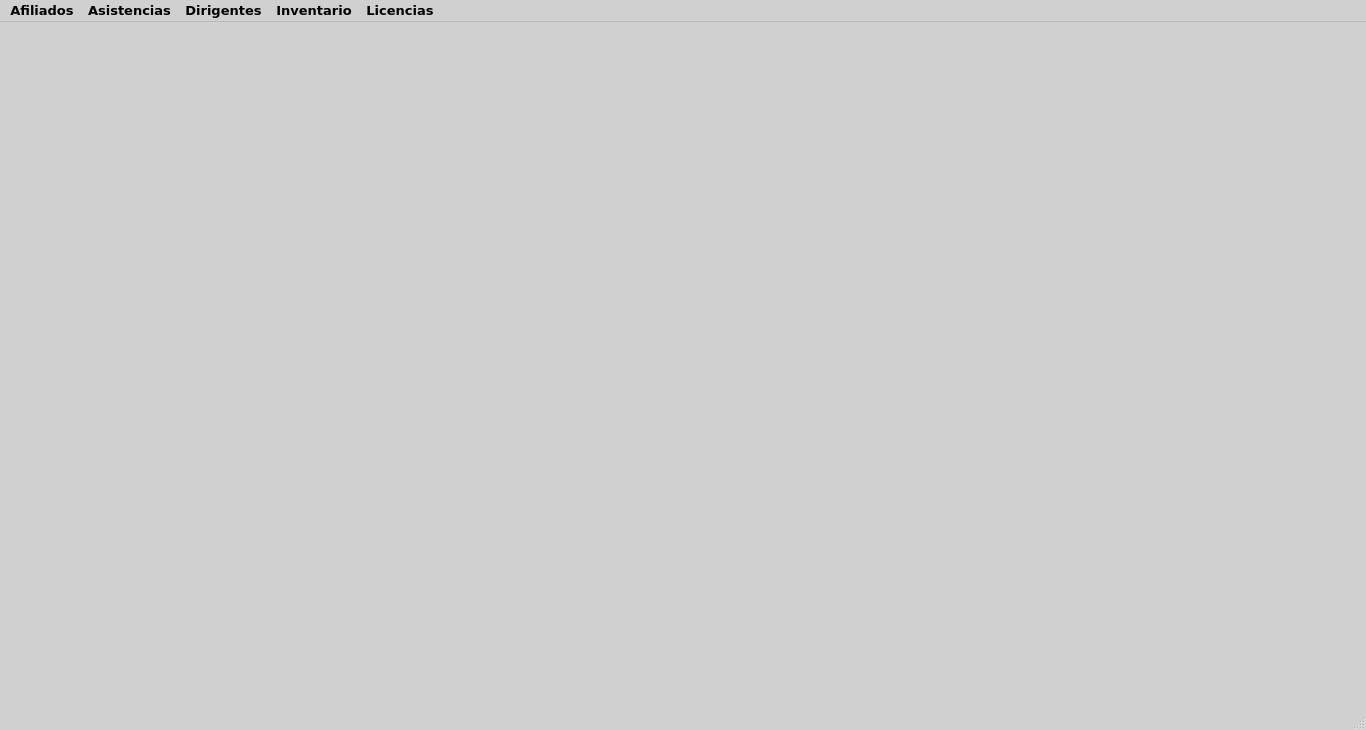
<?xml version="1.0" encoding="UTF-8"?>
<ui version="4.0">
 <class>MainWindow</class>
 <widget class="QMainWindow" name="MainWindow">
  <property name="geometry">
   <rect>
    <x>0</x>
    <y>0</y>
    <width>1366</width>
    <height>730</height>
   </rect>
  </property>
  <property name="palette">
   <palette>
    <active>
     <colorrole role="WindowText">
      <brush brushstyle="SolidPattern">
       <color alpha="255">
        <red>0</red>
        <green>0</green>
        <blue>0</blue>
       </color>
      </brush>
     </colorrole>
     <colorrole role="Button">
      <brush brushstyle="SolidPattern">
       <color alpha="255">
        <red>208</red>
        <green>208</green>
        <blue>208</blue>
       </color>
      </brush>
     </colorrole>
     <colorrole role="Light">
      <brush brushstyle="SolidPattern">
       <color alpha="255">
        <red>255</red>
        <green>255</green>
        <blue>255</blue>
       </color>
      </brush>
     </colorrole>
     <colorrole role="Midlight">
      <brush brushstyle="SolidPattern">
       <color alpha="255">
        <red>231</red>
        <green>231</green>
        <blue>231</blue>
       </color>
      </brush>
     </colorrole>
     <colorrole role="Dark">
      <brush brushstyle="SolidPattern">
       <color alpha="255">
        <red>104</red>
        <green>104</green>
        <blue>104</blue>
       </color>
      </brush>
     </colorrole>
     <colorrole role="Mid">
      <brush brushstyle="SolidPattern">
       <color alpha="255">
        <red>139</red>
        <green>139</green>
        <blue>139</blue>
       </color>
      </brush>
     </colorrole>
     <colorrole role="Text">
      <brush brushstyle="SolidPattern">
       <color alpha="255">
        <red>0</red>
        <green>0</green>
        <blue>0</blue>
       </color>
      </brush>
     </colorrole>
     <colorrole role="BrightText">
      <brush brushstyle="SolidPattern">
       <color alpha="255">
        <red>255</red>
        <green>255</green>
        <blue>255</blue>
       </color>
      </brush>
     </colorrole>
     <colorrole role="ButtonText">
      <brush brushstyle="SolidPattern">
       <color alpha="255">
        <red>0</red>
        <green>0</green>
        <blue>0</blue>
       </color>
      </brush>
     </colorrole>
     <colorrole role="Base">
      <brush brushstyle="SolidPattern">
       <color alpha="255">
        <red>255</red>
        <green>255</green>
        <blue>255</blue>
       </color>
      </brush>
     </colorrole>
     <colorrole role="Window">
      <brush brushstyle="SolidPattern">
       <color alpha="255">
        <red>208</red>
        <green>208</green>
        <blue>208</blue>
       </color>
      </brush>
     </colorrole>
     <colorrole role="Shadow">
      <brush brushstyle="SolidPattern">
       <color alpha="255">
        <red>0</red>
        <green>0</green>
        <blue>0</blue>
       </color>
      </brush>
     </colorrole>
     <colorrole role="AlternateBase">
      <brush brushstyle="SolidPattern">
       <color alpha="255">
        <red>231</red>
        <green>231</green>
        <blue>231</blue>
       </color>
      </brush>
     </colorrole>
     <colorrole role="ToolTipBase">
      <brush brushstyle="SolidPattern">
       <color alpha="255">
        <red>255</red>
        <green>255</green>
        <blue>220</blue>
       </color>
      </brush>
     </colorrole>
     <colorrole role="ToolTipText">
      <brush brushstyle="SolidPattern">
       <color alpha="255">
        <red>0</red>
        <green>0</green>
        <blue>0</blue>
       </color>
      </brush>
     </colorrole>
     <colorrole role="PlaceholderText">
      <brush brushstyle="SolidPattern">
       <color alpha="128">
        <red>0</red>
        <green>0</green>
        <blue>0</blue>
       </color>
      </brush>
     </colorrole>
    </active>
    <inactive>
     <colorrole role="WindowText">
      <brush brushstyle="SolidPattern">
       <color alpha="255">
        <red>0</red>
        <green>0</green>
        <blue>0</blue>
       </color>
      </brush>
     </colorrole>
     <colorrole role="Button">
      <brush brushstyle="SolidPattern">
       <color alpha="255">
        <red>208</red>
        <green>208</green>
        <blue>208</blue>
       </color>
      </brush>
     </colorrole>
     <colorrole role="Light">
      <brush brushstyle="SolidPattern">
       <color alpha="255">
        <red>255</red>
        <green>255</green>
        <blue>255</blue>
       </color>
      </brush>
     </colorrole>
     <colorrole role="Midlight">
      <brush brushstyle="SolidPattern">
       <color alpha="255">
        <red>231</red>
        <green>231</green>
        <blue>231</blue>
       </color>
      </brush>
     </colorrole>
     <colorrole role="Dark">
      <brush brushstyle="SolidPattern">
       <color alpha="255">
        <red>104</red>
        <green>104</green>
        <blue>104</blue>
       </color>
      </brush>
     </colorrole>
     <colorrole role="Mid">
      <brush brushstyle="SolidPattern">
       <color alpha="255">
        <red>139</red>
        <green>139</green>
        <blue>139</blue>
       </color>
      </brush>
     </colorrole>
     <colorrole role="Text">
      <brush brushstyle="SolidPattern">
       <color alpha="255">
        <red>0</red>
        <green>0</green>
        <blue>0</blue>
       </color>
      </brush>
     </colorrole>
     <colorrole role="BrightText">
      <brush brushstyle="SolidPattern">
       <color alpha="255">
        <red>255</red>
        <green>255</green>
        <blue>255</blue>
       </color>
      </brush>
     </colorrole>
     <colorrole role="ButtonText">
      <brush brushstyle="SolidPattern">
       <color alpha="255">
        <red>0</red>
        <green>0</green>
        <blue>0</blue>
       </color>
      </brush>
     </colorrole>
     <colorrole role="Base">
      <brush brushstyle="SolidPattern">
       <color alpha="255">
        <red>255</red>
        <green>255</green>
        <blue>255</blue>
       </color>
      </brush>
     </colorrole>
     <colorrole role="Window">
      <brush brushstyle="SolidPattern">
       <color alpha="255">
        <red>208</red>
        <green>208</green>
        <blue>208</blue>
       </color>
      </brush>
     </colorrole>
     <colorrole role="Shadow">
      <brush brushstyle="SolidPattern">
       <color alpha="255">
        <red>0</red>
        <green>0</green>
        <blue>0</blue>
       </color>
      </brush>
     </colorrole>
     <colorrole role="AlternateBase">
      <brush brushstyle="SolidPattern">
       <color alpha="255">
        <red>231</red>
        <green>231</green>
        <blue>231</blue>
       </color>
      </brush>
     </colorrole>
     <colorrole role="ToolTipBase">
      <brush brushstyle="SolidPattern">
       <color alpha="255">
        <red>255</red>
        <green>255</green>
        <blue>220</blue>
       </color>
      </brush>
     </colorrole>
     <colorrole role="ToolTipText">
      <brush brushstyle="SolidPattern">
       <color alpha="255">
        <red>0</red>
        <green>0</green>
        <blue>0</blue>
       </color>
      </brush>
     </colorrole>
     <colorrole role="PlaceholderText">
      <brush brushstyle="SolidPattern">
       <color alpha="128">
        <red>0</red>
        <green>0</green>
        <blue>0</blue>
       </color>
      </brush>
     </colorrole>
    </inactive>
    <disabled>
     <colorrole role="WindowText">
      <brush brushstyle="SolidPattern">
       <color alpha="255">
        <red>104</red>
        <green>104</green>
        <blue>104</blue>
       </color>
      </brush>
     </colorrole>
     <colorrole role="Button">
      <brush brushstyle="SolidPattern">
       <color alpha="255">
        <red>208</red>
        <green>208</green>
        <blue>208</blue>
       </color>
      </brush>
     </colorrole>
     <colorrole role="Light">
      <brush brushstyle="SolidPattern">
       <color alpha="255">
        <red>255</red>
        <green>255</green>
        <blue>255</blue>
       </color>
      </brush>
     </colorrole>
     <colorrole role="Midlight">
      <brush brushstyle="SolidPattern">
       <color alpha="255">
        <red>231</red>
        <green>231</green>
        <blue>231</blue>
       </color>
      </brush>
     </colorrole>
     <colorrole role="Dark">
      <brush brushstyle="SolidPattern">
       <color alpha="255">
        <red>104</red>
        <green>104</green>
        <blue>104</blue>
       </color>
      </brush>
     </colorrole>
     <colorrole role="Mid">
      <brush brushstyle="SolidPattern">
       <color alpha="255">
        <red>139</red>
        <green>139</green>
        <blue>139</blue>
       </color>
      </brush>
     </colorrole>
     <colorrole role="Text">
      <brush brushstyle="SolidPattern">
       <color alpha="255">
        <red>104</red>
        <green>104</green>
        <blue>104</blue>
       </color>
      </brush>
     </colorrole>
     <colorrole role="BrightText">
      <brush brushstyle="SolidPattern">
       <color alpha="255">
        <red>255</red>
        <green>255</green>
        <blue>255</blue>
       </color>
      </brush>
     </colorrole>
     <colorrole role="ButtonText">
      <brush brushstyle="SolidPattern">
       <color alpha="255">
        <red>104</red>
        <green>104</green>
        <blue>104</blue>
       </color>
      </brush>
     </colorrole>
     <colorrole role="Base">
      <brush brushstyle="SolidPattern">
       <color alpha="255">
        <red>208</red>
        <green>208</green>
        <blue>208</blue>
       </color>
      </brush>
     </colorrole>
     <colorrole role="Window">
      <brush brushstyle="SolidPattern">
       <color alpha="255">
        <red>208</red>
        <green>208</green>
        <blue>208</blue>
       </color>
      </brush>
     </colorrole>
     <colorrole role="Shadow">
      <brush brushstyle="SolidPattern">
       <color alpha="255">
        <red>0</red>
        <green>0</green>
        <blue>0</blue>
       </color>
      </brush>
     </colorrole>
     <colorrole role="AlternateBase">
      <brush brushstyle="SolidPattern">
       <color alpha="255">
        <red>208</red>
        <green>208</green>
        <blue>208</blue>
       </color>
      </brush>
     </colorrole>
     <colorrole role="ToolTipBase">
      <brush brushstyle="SolidPattern">
       <color alpha="255">
        <red>255</red>
        <green>255</green>
        <blue>220</blue>
       </color>
      </brush>
     </colorrole>
     <colorrole role="ToolTipText">
      <brush brushstyle="SolidPattern">
       <color alpha="255">
        <red>0</red>
        <green>0</green>
        <blue>0</blue>
       </color>
      </brush>
     </colorrole>
     <colorrole role="PlaceholderText">
      <brush brushstyle="SolidPattern">
       <color alpha="128">
        <red>0</red>
        <green>0</green>
        <blue>0</blue>
       </color>
      </brush>
     </colorrole>
    </disabled>
   </palette>
  </property>
  <property name="font">
   <font>
    <family>Verdana</family>
    <pointsize>10</pointsize>
    <bold>true</bold>
   </font>
  </property>
  <property name="windowTitle">
   <string>Menu Registros</string>
  </property>
  <widget class="QWidget" name="centralwidget"/>
  <widget class="QMenuBar" name="menubar">
   <property name="geometry">
    <rect>
     <x>0</x>
     <y>0</y>
     <width>1366</width>
     <height>22</height>
    </rect>
   </property>
   <widget class="QMenu" name="menuAfiliados">
    <property name="title">
     <string>Afiliados</string>
    </property>
    <addaction name="actionLista_de_Afiliados"/>
    <addaction name="actionRegistro_de_Afiliados"/>
   </widget>
   <widget class="QMenu" name="menuDirigentes">
    <property name="title">
     <string>Dirigentes</string>
    </property>
    <addaction name="actionLista_de_Dirigentes"/>
    <addaction name="actionRegistro_de_Dirigentes"/>
   </widget>
   <widget class="QMenu" name="menuLicencias">
    <property name="title">
     <string>Licencias</string>
    </property>
    <addaction name="actionLista_de_Licencias"/>
    <addaction name="actionRegistro_de_Licencias"/>
   </widget>
   <widget class="QMenu" name="menuAsistencias">
    <property name="title">
     <string>Asistencias</string>
    </property>
    <addaction name="actionLista_de_Asistencias"/>
    <addaction name="actionRegistro_de_Asistencias"/>
   </widget>
   <widget class="QMenu" name="menuInventario">
    <property name="title">
     <string>Inventario</string>
    </property>
    <addaction name="actionLista_de_Inventario"/>
    <addaction name="actionRegistro_de_Inventario"/>
   </widget>
   <addaction name="menuAfiliados"/>
   <addaction name="menuAsistencias"/>
   <addaction name="menuDirigentes"/>
   <addaction name="menuInventario"/>
   <addaction name="menuLicencias"/>
  </widget>
  <widget class="QStatusBar" name="statusbar"/>
  <action name="actionAfiliados">
   <property name="text">
    <string>Afiliados</string>
   </property>
  </action>
  <action name="actionEscolaridad">
   <property name="text">
    <string>Escolaridad</string>
   </property>
  </action>
  <action name="actionDirigentes">
   <property name="text">
    <string>Dirigentes</string>
   </property>
  </action>
  <action name="actionAsistencias">
   <property name="text">
    <string>Asistencias</string>
   </property>
  </action>
  <action name="actionRecibo">
   <property name="text">
    <string>Lista de Dirigentes</string>
   </property>
   <property name="font">
    <font>
     <pointsize>10</pointsize>
     <bold>true</bold>
    </font>
   </property>
  </action>
  <action name="actionControl_de_inventario">
   <property name="text">
    <string>Control de inventario</string>
   </property>
  </action>
  <action name="actionAfiliado">
   <property name="text">
    <string>Afiliado</string>
   </property>
  </action>
  <action name="actionCuota">
   <property name="text">
    <string>Registro de Dirigentes</string>
   </property>
   <property name="font">
    <font>
     <pointsize>10</pointsize>
     <bold>true</bold>
    </font>
   </property>
  </action>
  <action name="actionIngresos_y_Egresos">
   <property name="text">
    <string>Ingresos  y Egresos</string>
   </property>
  </action>
  <action name="actionEscolaridad_2">
   <property name="text">
    <string>Escolaridad</string>
   </property>
  </action>
  <action name="actionAsistencias_2">
   <property name="text">
    <string>Asistencias</string>
   </property>
  </action>
  <action name="actionLista_de_Afiliados">
   <property name="text">
    <string>Lista de Afiliados</string>
   </property>
   <property name="font">
    <font>
     <family>Verdana</family>
     <pointsize>10</pointsize>
     <bold>true</bold>
    </font>
   </property>
  </action>
  <action name="actionRegistro_de_Afiliados">
   <property name="text">
    <string>Registro de Afiliados</string>
   </property>
   <property name="font">
    <font>
     <family>Verdana</family>
     <pointsize>10</pointsize>
     <bold>true</bold>
    </font>
   </property>
  </action>
  <action name="actionLista_de_Dirigentes">
   <property name="text">
    <string>Lista de Dirigentes</string>
   </property>
   <property name="font">
    <font>
     <family>Verdana</family>
     <pointsize>10</pointsize>
     <bold>true</bold>
    </font>
   </property>
  </action>
  <action name="actionRegistro_de_Dirigentes">
   <property name="text">
    <string>Registro de Dirigentes</string>
   </property>
   <property name="font">
    <font>
     <family>Verdana</family>
     <pointsize>10</pointsize>
     <bold>true</bold>
    </font>
   </property>
  </action>
  <action name="actionLista_de_Recibos">
   <property name="text">
    <string>Lista de Recibos</string>
   </property>
   <property name="font">
    <font>
     <family>Verdana</family>
     <pointsize>10</pointsize>
     <bold>true</bold>
    </font>
   </property>
  </action>
  <action name="actionRegistro_de_Recibos">
   <property name="text">
    <string>Registro de Recibos</string>
   </property>
   <property name="font">
    <font>
     <family>Verdana</family>
     <pointsize>10</pointsize>
     <bold>true</bold>
    </font>
   </property>
  </action>
  <action name="actionLista_de_escolaridades">
   <property name="text">
    <string>Lista de Escolaridades</string>
   </property>
   <property name="font">
    <font>
     <family>Verdana</family>
     <pointsize>10</pointsize>
     <bold>true</bold>
    </font>
   </property>
  </action>
  <action name="actionRegistro_de_Escolaridades">
   <property name="text">
    <string>Registro de Escolaridades</string>
   </property>
   <property name="font">
    <font>
     <family>Verdana</family>
     <pointsize>10</pointsize>
     <bold>true</bold>
    </font>
   </property>
  </action>
  <action name="actionLista_de_Asistencias">
   <property name="text">
    <string>Lista de Asistencias</string>
   </property>
   <property name="font">
    <font>
     <family>Verdana</family>
     <pointsize>10</pointsize>
     <bold>true</bold>
    </font>
   </property>
  </action>
  <action name="actionRegistro_de_Asistencias">
   <property name="text">
    <string>Registro de Asistencias</string>
   </property>
   <property name="font">
    <font>
     <family>Verdana</family>
     <pointsize>10</pointsize>
     <bold>true</bold>
    </font>
   </property>
  </action>
  <action name="actionLista_de_Inventario">
   <property name="text">
    <string>Lista de Inventario</string>
   </property>
   <property name="font">
    <font>
     <family>Verdana</family>
     <pointsize>10</pointsize>
     <bold>true</bold>
    </font>
   </property>
  </action>
  <action name="actionRegistro_de_Inventario">
   <property name="text">
    <string>Registro de Inventario</string>
   </property>
   <property name="font">
    <font>
     <family>Verdana</family>
     <pointsize>10</pointsize>
     <bold>true</bold>
    </font>
   </property>
  </action>
  <action name="actionLista_de_Cuotas">
   <property name="text">
    <string>Lista de Cuotas</string>
   </property>
   <property name="font">
    <font>
     <family>Verdana</family>
     <pointsize>10</pointsize>
     <bold>true</bold>
    </font>
   </property>
  </action>
  <action name="actionRegistro_de_Cuotas">
   <property name="text">
    <string>Registro de Cuotas</string>
   </property>
   <property name="font">
    <font>
     <family>Verdana</family>
     <pointsize>10</pointsize>
     <bold>true</bold>
    </font>
   </property>
  </action>
  <action name="actionLista_de_Ingresos_y_Egresos">
   <property name="text">
    <string>Lista de Ingresos y Egresos</string>
   </property>
   <property name="font">
    <font>
     <family>Verdana</family>
     <pointsize>10</pointsize>
     <bold>true</bold>
    </font>
   </property>
  </action>
  <action name="actionRegistro_de_Ingresos_y_Egresos">
   <property name="text">
    <string>Registro de Ingresos y Egresos</string>
   </property>
   <property name="font">
    <font>
     <family>Verdana</family>
     <pointsize>10</pointsize>
     <bold>true</bold>
    </font>
   </property>
  </action>
  <action name="actionLista_de_Licencias">
   <property name="text">
    <string>Lista de Licencias</string>
   </property>
   <property name="font">
    <font>
     <family>Verdana</family>
     <pointsize>10</pointsize>
     <bold>true</bold>
    </font>
   </property>
  </action>
  <action name="actionRegistro_de_Licencias">
   <property name="text">
    <string>Registro de Licencias</string>
   </property>
   <property name="font">
    <font>
     <family>Verdana</family>
     <pointsize>10</pointsize>
     <bold>true</bold>
    </font>
   </property>
  </action>
 </widget>
 <resources/>
 <connections/>
</ui>
